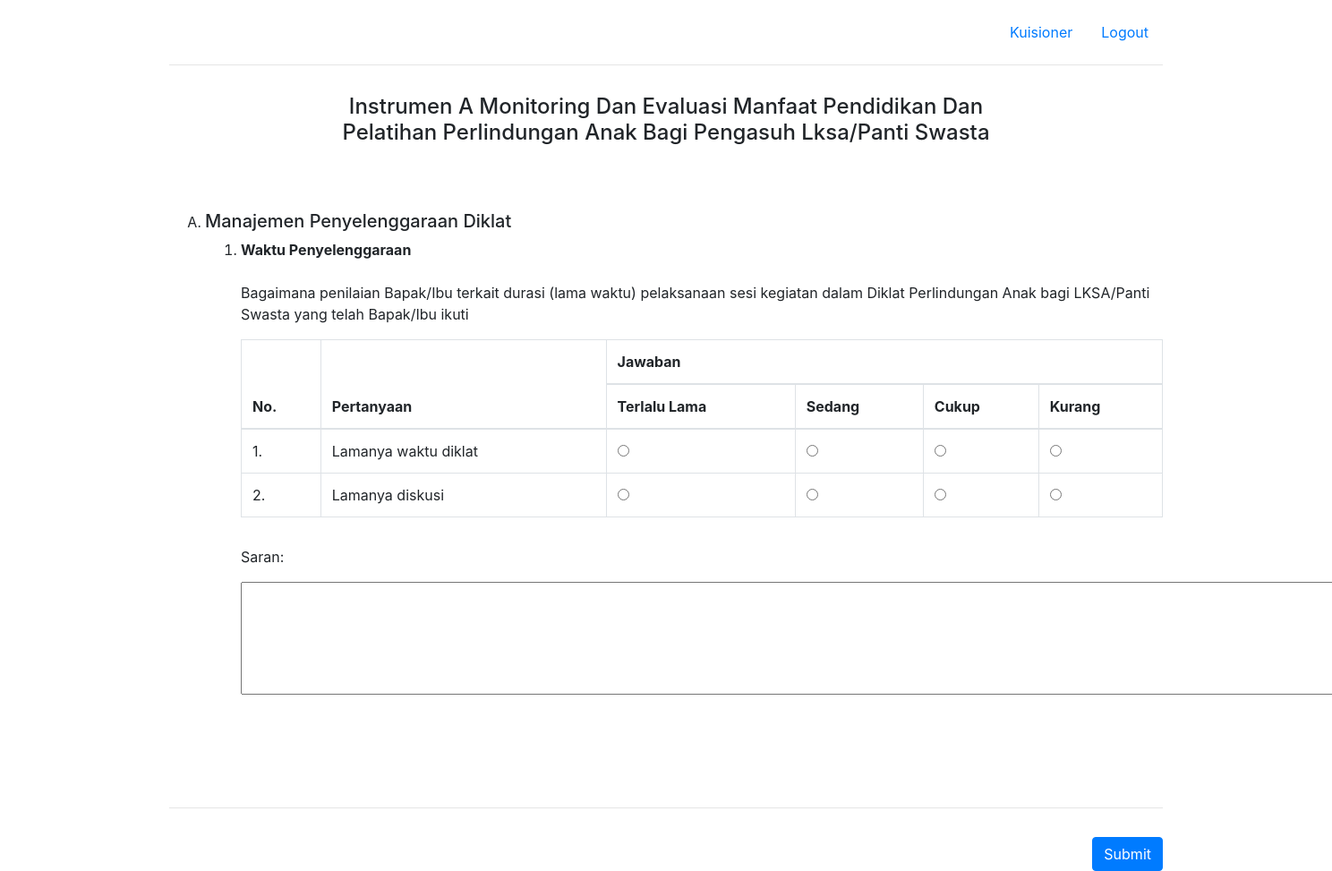
The app's page /main/questionnaires/1 (signed in) with its own data.
### main/models.py (models this page shows, shortened)
class Questionnaire(models.Model):
    INSTRUMENT_CHOICES = (
        ('instrument_a', _("Instrument A")),
        ('instrument_b', _("Instrument B")),
        ('instrument_c', _("Instrument C")),
        ('instrument_d', _("Instrument D")),
        ('instrument_e', _("Instrument E")),
    )
    diklat = models.ForeignKey(
        Diklat,
        on_delete=models.CASCADE,
        verbose_name=_("diklat"),
    )
    title = models.CharField(_("title"), max_length=200)
    instrument = models.CharField(
        _("instrument"),
        max_length=12,
        choices=INSTRUMENT_CHOICES,
    )
    class Meta:
        unique_together = ('diklat', 'instrument')
        verbose_name = _("questionnaire")
        verbose_name_plural = _("questionnaires")

class Topic(models.Model):
    questionnaire = models.ForeignKey(
        Questionnaire,
        on_delete=models.CASCADE,
        verbose_name=_("questionnaire"),
    )
    parent = models.ForeignKey(
        'self',
        on_delete=models.CASCADE,
        blank=True,
        null=True,
        verbose_name=_("parent")
    )
    title = models.CharField(_("title"), max_length=200)
    class Meta:
        verbose_name = _("topic")
        verbose_name_plural = _("topics")

class Question(models.Model):
    TYPE_CHOICES = TYPE_CHOICES
    topic = models.ForeignKey(
        Topic,
        on_delete=models.CASCADE,
        verbose_name=("topic"),
    )
    type = models.CharField(_("type"), max_length=18, choices=TYPE_CHOICES)
    text = models.TextField(_("text"), blank=True, default="")
    class Meta:
        verbose_name = _("question")
        verbose_name_plural = _("questions")

class Option(models.Model):
    question = models.ForeignKey(
        Question,
        on_delete=models.CASCADE,
        limit_choices_to={'type__in': ['objective', 'group_of_objective']},
        verbose_name=_("option"),
    )
    name = models.CharField(_("name"), max_length=200)
    code = models.CharField(_("code"), max_length=5)
    class Meta:
        verbose_name = _("option")
        verbose_name_plural = _("options")

class Measure(models.Model):
    question = models.ForeignKey(
        Question,
        on_delete=models.CASCADE,
        limit_choices_to={'type__in': ['objective', 'group_of_objective']},
        verbose_name=_("question"),
    )
    name = models.CharField(_("name"), max_length=200)
    class Meta:
        verbose_name = _("measure")
        verbose_name_plural = _("measures")

### main/views.py (the view)
@login_required
def questionnaire_detail(request, pk):
    questionnaire = Questionnaire.objects.get(pk=pk)
    topics = []
    parent = questionnaire.topic_set.filter(parent=None)
    for topic in parent:
        childs = questionnaire.topic_set.filter(parent=topic)
        topics.append({'parent': topic, 'childs': childs})
    return render(
        request,
        "main/questionnaire_detail.html",
        {
            'questionnaire': questionnaire,
            'topics': topics,
        }
    )

### main/templates/main/questionnaire_detail.html (shortened to what this page needs)
{% extends "base.html" %}
{% block content %}
<div class="container">
  <form action="{% url 'main:questionnaire_submit' questionnaire.pk %}" method="post">
  <div class="row">
    <div class="col-sm-2"></div>
    <div class="col-sm-8 mb-5"><h4 class="text-center">{{ questionnaire.title|title }}</h4></div>
  </div>
  <div class="py-3">
    <ol type="A">
      {% for topic in topics %}
      <li>
        <div class="pb-5">
          <h5>{{ topic.parent.title|title }}</h5>
          <ol type="1">
            {% for child in topic.childs %}
            <li>
              <b>{{ child.title|title }}</b>
              {% if child.question_set.all|length_is:"1" %}
                {% include "main/_question.html" with question=child.question_set.first %}
              {% endif %}
            </li>
            {% endfor %}
          </ol>
        </div>
      </li>
      {% endfor %}
    </ol>
  </div>
  <hr />
  <button type="submit" class="btn btn-primary float-right mt-3">Submit</button>
  </form>
</div>
{% endblock %}

### main/templates/base.html (shortened to what this page needs)
{% load static %}
<!doctype html>
<html lang="en">
  <head>
    <link rel="stylesheet" href="{% static 'bootstrap-4.1.1/dist/css/bootstrap.min.css' %}">
    <link rel="stylesheet" href="{% static 'css/global.css' %}">
  </head>
  <body>
    {% include "header.html" %}
    {% block content %}{% endblock %}
  </body>
</html>

### main/templates/header.html
{% if request.user.is_authenticated %}
<div class="container py-3">
  <ul class="nav justify-content-end">
    <li class="nav-item">
      <a class="nav-link active" href="{% url 'main:questionnaire_list' %}">Kuisioner</a>
    </li>
    <li class="nav-item">
      <a class="nav-link active" href="{% url 'account:logout' %}">Logout</a>
    </li>
  </ul>
  <hr />
</div>
{% endif %}

### main/templates/main/_question.html
<div class="py-4">
  <p>
    {{ question.text|capfirst }}
  </p>
  {% if question.get_type_display == "essay" %}
    <textarea rows="5" cols="130" name="e{{question.id}}" required></textarea>
  {% elif question.get_type_display == "objective" %}
    {% for option in question.option_set.all %}
      <input type="radio" name="o{{question.id}}" value="{{option.id}}" required /> {{option.name|title}}<br />
    {% endfor %}
  {% else %}
    <table class="table table-bordered">
      <thead>
        <tr>
          <th rowspan="2">
            No.
          </th>
          <th rowspan="2">
            Pertanyaan
          </th>
          <th colspan="{{ question.option_set.all|length }}">
            Jawaban
          </th>
        </tr>
        <tr>
          {% for option in question.option_set.all %}
            <th>
              {{ option.name|title }}
            </th>
          {% endfor %}
        </tr>
      </thead>
      <tbody>
        {% for measure in question.measure_set.all %}
          <tr>
            <td>
              {{ forloop.counter }}.
            </td>
            <td>
              {{ measure.name|capfirst }}
            </td>
            {% for option in question.option_set.all %}
              <td>
                <input type="radio" name="g{{measure.id}}" value="{{option.id}}" required />
              </td>
            {% endfor %}
          </tr>
        {% endfor %}
      </tbody>
    </table>
  {% endif %}
  {% if question.get_type_display != "essay" %}
  <div class="pt-3">
    <p>Saran:</p>
    <textarea name="r{{ question.id }}" rows="5" cols="130"></textarea>
  </div>
  {% endif %}
</div>

### records on screen
Questionnaire: title "Instrumen A Monitoring Dan Evaluasi Manfaat Pendidikan Dan Pelatihan Perlindungan Anak Bagi Pengasuh Lksa/Panti Swasta"
Topic: parent "Manajemen Penyelenggaraan Diklat"
Topic: title "Waktu Penyelenggaraan"
Question: text "Bagaimana penilaian Bapak/Ibu terkait durasi (lama waktu) pelaksanaan sesi kegiatan dalam Diklat Perlindungan Anak bagi LKSA/Panti Swasta yang telah Bapak/Ibu ikuti"
Option: name "Terlalu Lama"
Option: name "Sedang"
Option: name "Cukup"
Option: name "Kurang"
Measure: name "Lamanya waktu diklat"
Measure: name "Lamanya diskusi"
